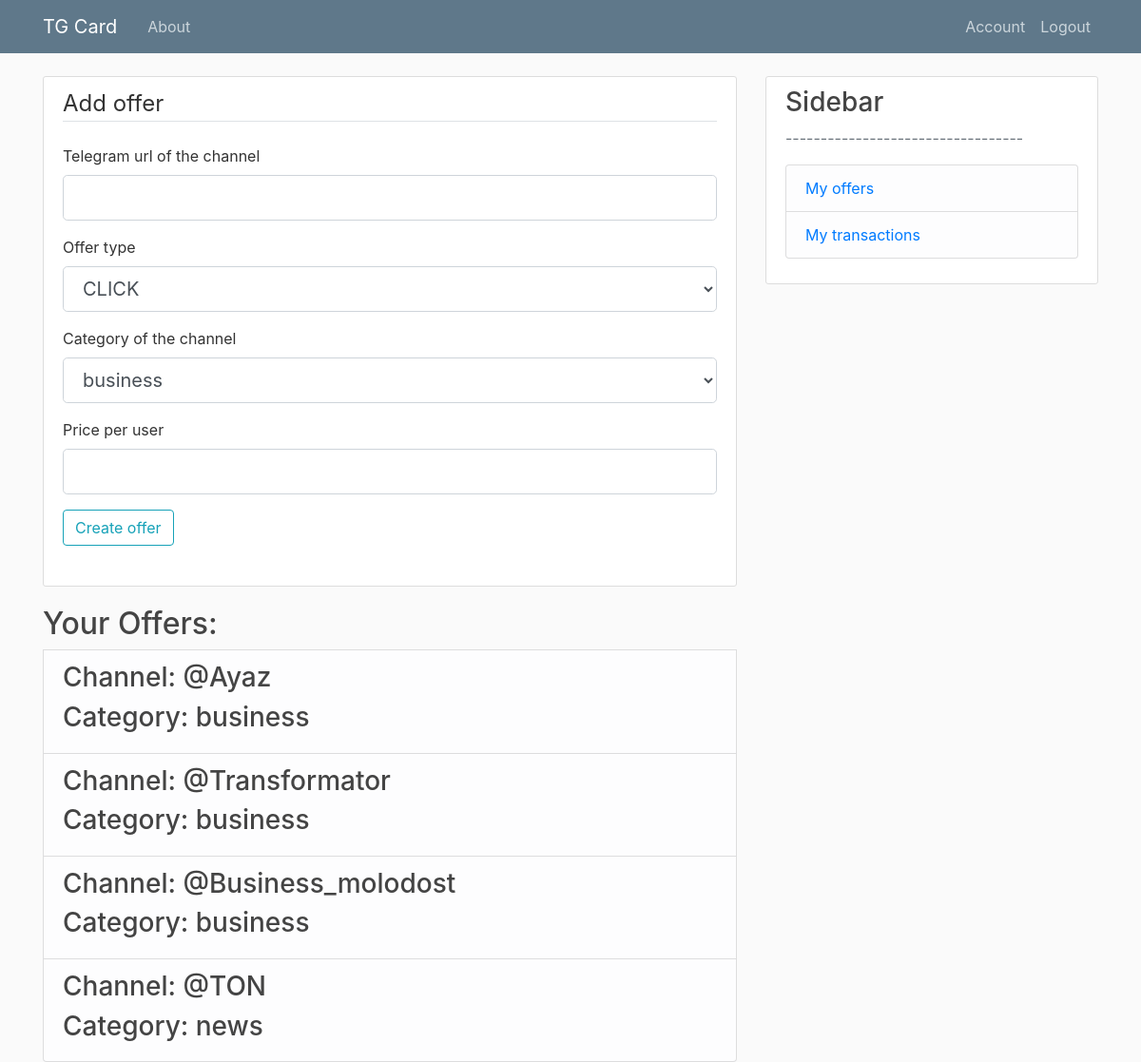
The page /offer (signed in) on the database as committed earlier.
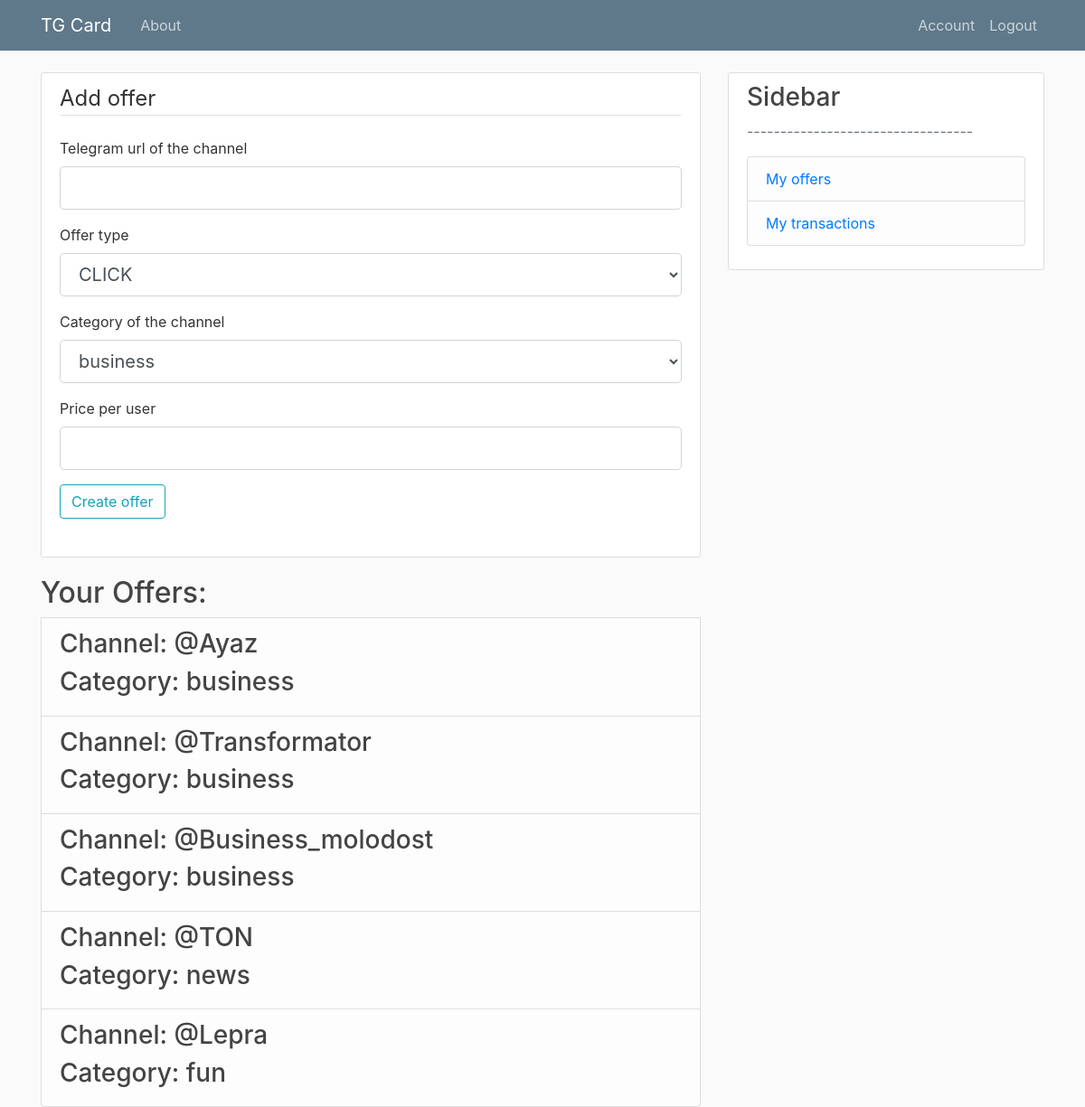
The same page on the database as committed later.
### models.py (models this page shows, shortened)
class Offer(db.Model):
    id = db.Column(db.Integer, primary_key=True)
    tgLink = db.Column(db.String, index=True, unique=True, nullable=False)
    offerType = db.Column(db.String, index=True, nullable=False) # click \ subscribe
    price = db.Column(db.Float, index=True, nullable=False)
    status = db.Column(db.Integer, index=True, nullable=False) # active \ inactive
    advertId = db.Column(db.Integer, db.ForeignKey('user.id'), nullable=False)
    tasks = db.relationship('Task', backref='offer', lazy=True)
    categoryListAdv = db.relationship('CategoryListAdv', backref='offer', lazy=True)

class Category(db.Model):
    id = db.Column(db.Integer, primary_key=True)
    title = db.Column(db.String, index=True, unique=True, nullable=False)
    categoryListAdv = db.relationship('CategoryListAdv', backref='category', lazy=True)
    categoryListAff = db.relationship('CategoryListAff', backref='category', lazy=True)

### routes.py (the view, shortened to what this page needs)
@app.route("/offer", methods=['GET', 'POST'])
@advertiser_access_level()
@login_required
def offer():
    formCategories = [(g.id, g.title) for g in Category.query.all()]
    form = CreateOfferForm()
    form.categoryListAdv.choices = formCategories
    return render_template('offer.html', title='Offer', form=form)

### forms.py
class CreateOfferForm(FlaskForm):
    tgLink = StringField('Telegram url of the channel', validators=[DataRequired()])
    offerType = SelectField('Offer type',
                        choices=[('CLICK','CLICK'), ('SUBSCRIBE','SUBSCRIBE')])
    categoryListAdv = SelectField('Category of the channel', coerce=int)
    price = FloatField('Price per user', validators=[DataRequired()])
    submit = SubmitField('Create offer')

### models.py (called while the page is built)
@login_manager.user_loader
def load_user(user_id):
    return User.query.get(int(user_id))

### routes.py (called while the page is built)
def advertiser_access_level():
    def decorator(f):
        @wraps(f)
        def decorated_function(*args, **kwargs):
            if current_user.role != 'ADVERTISER':
                return redirect(url_for('access_error_page'))
            return f(*args, **kwargs)
        return decorated_function
    return decorator

### templates/offer.html (shortened to what this page needs)
{% extends "layout.html" %}
{% block content %}
    <div class="content-section">
        <form method="POST" action="">
        <fieldset class="form-group">
            <legend class="border-bottom mb-4">Add offer</legend>
            <div class="form-group">
                {{ form.tgLink.label(class="form-control-label") }}
                {% if form.tgLink.errors %}
                    {{ form.tgLink(class="form-control form-control-lg is-invalid") }}
                    <div class="invalid-feedback">
                        {% for error in form.tgLink.errors %}
                            <span>{{ error }}</span>
                        {% endfor %}
                    </div>
                {% else %}
                    {{ form.tgLink(class="form-control form-control-lg") }}
                {% endif %}
            </div>
            <div class="form-group">
                {{ form.offerType.label(class="form-control-label") }}
                {% if form.offerType.errors %}
                    {{ form.offerType(class="form-control form-control-lg is-invalid") }}
                    <div class="invalid-feedback">
                        {% for error in form.offerType.errors %}
                            <span>{{ error }}</span>
                        {% endfor %}
                    </div>
                {% else %}
                    {{ form.offerType(class="form-control form-control-lg") }}
                {% endif %}
            </div>
            <div class="form-group">
                {{ form.categoryListAdv.label(class="form-control-label") }}
                {% if form.categoryListAdv.errors %}
                    {{ form.categoryListAdv(class="form-control form-control-lg is-invalid") }}
                    <div class="invalid-feedback">
                        {% for error in form.categoryListAdv.errors %}
                            <span>{{ error }}</span>
                        {% endfor %}
                    </div>
                {% else %}
                    {{ form.categoryListAdv(class="form-control form-control-lg") }}
                {% endif %}
            </div>
            <div class="form-group">
                {{ form.price.label(class="form-control-label") }}
                {% if form.price.errors %}
                    {{ form.price(class="form-control form-control-lg is-invalid") }}
                    <div class="invalid-feedback">
                        {% for error in form.price.errors %}
                            <span>{{ error }}</span>
                        {% endfor %}
                    </div>
                {% else %}
                    {{ form.price(class="form-control form-control-lg") }}
                {% endif %}
            </div>
    	    <div class="form-group">
         	    {{ form.submit(class="btn btn-outline-info") }}
    	    </div>
            </fieldset>
        </form>
    </div>
    <h2>Your Offers: </h2>
    {% for offer in current_user.offers %}
    <li class="list-group-item list-group-item-light">
    <table>
        <tr>
                <ul class="list-group">
                    <h3>Channel: {{offer.tgLink}} </h3>
                    <h3>Category: {{offer.categoryListAdv[0].category.title}}</h3>
                </ul>
        </tr>
    </table>
    </li>
    {% endfor %}
{% endblock content %}

Rows that differ between the two databases and show on the page:
added Offer: tgLink "@Lepra", title "fun"
